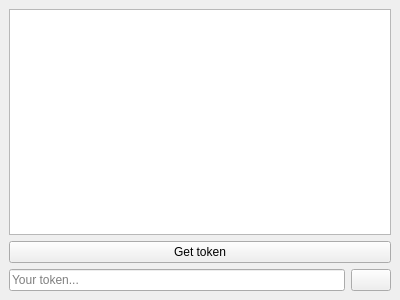
<?xml version="1.0" encoding="UTF-8"?>
<ui version="4.0">
 <class>trello_auth</class>
 <widget class="QMainWindow" name="auth">
  <property name="geometry">
   <rect>
    <x>0</x>
    <y>0</y>
    <width>400</width>
    <height>300</height>
   </rect>
  </property>
  <property name="windowTitle">
   <string>Dialog</string>
  </property>
  <widget class="QWidget" name="gridLayoutWidget">
   <layout class="QGridLayout" name="gridLayout">
    <property name="sizeConstraint">
     <enum>QLayout::SetMaximumSize</enum>
    </property>
    <item row="0" column="1">
     <layout class="QVBoxLayout" name="verticalLayout">
      <item>
       <widget class="QTextBrowser" name="textBrowser">
        <property name="markdown">
         <string>You should click button below to get token and paste it into specific field.
That is needed to give us access to your Trello token.

</string>
        </property>
       </widget>
      </item>
      <item>
       <widget class="QPushButton" name="TrelloButton">
        <property name="text">
         <string>Get token</string>
        </property>
       </widget>
      </item>
     </layout>
    </item>
    <item row="1" column="1">
     <layout class="QHBoxLayout" name="horizontalLayout">
      <item>
       <widget class="QLineEdit" name="lineEdit_2">
        <property name="placeholderText">
         <string>Your token...</string>
        </property>
       </widget>
      </item>
      <item>
       <widget class="QPushButton" name="TokenButton">
        <property name="text">
         <string/>
        </property>
       </widget>
      </item>
     </layout>
    </item>
   </layout>
  </widget>
 </widget>
 <resources/>
 <connections/>
</ui>
